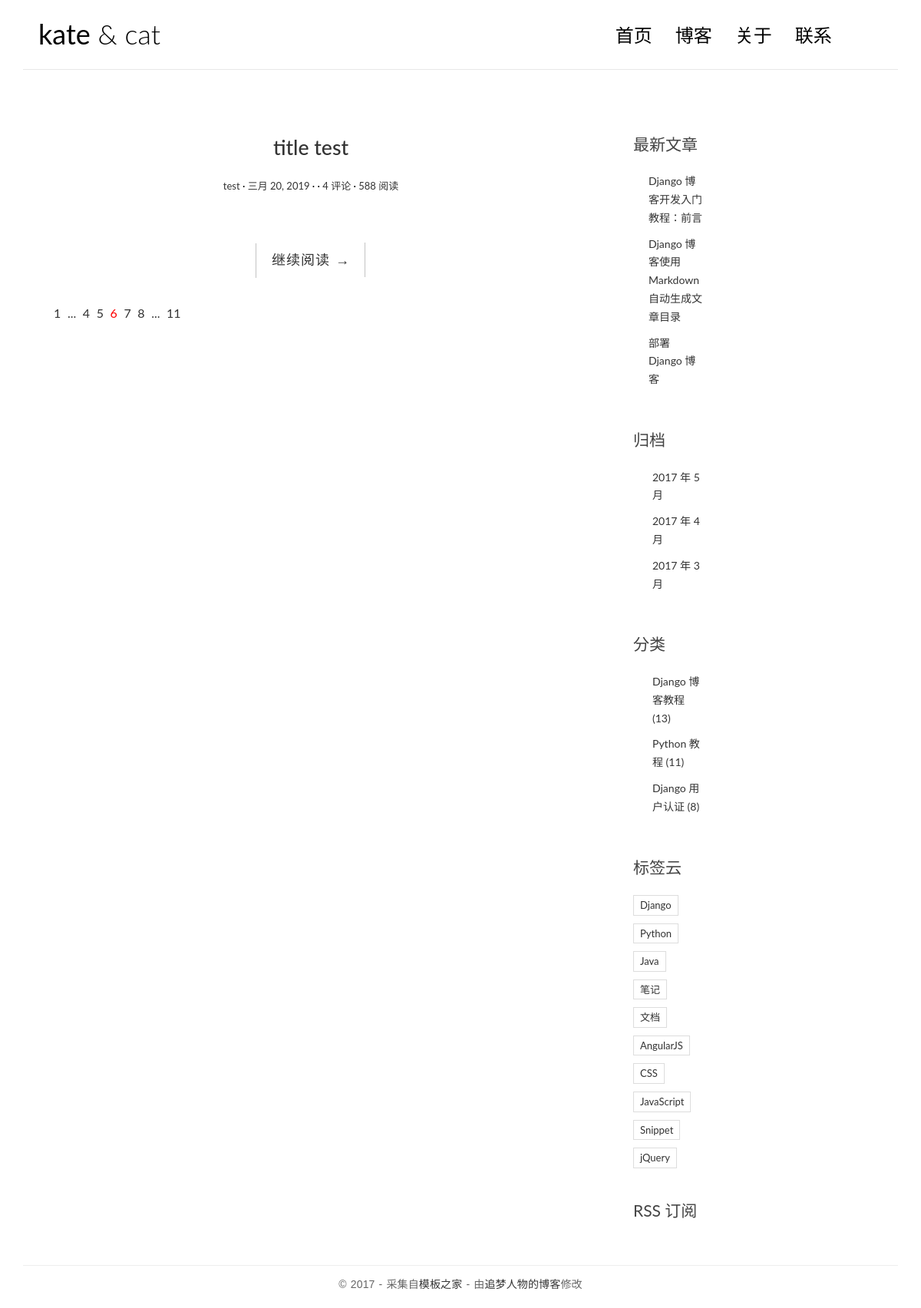
Before: / with the older database file.
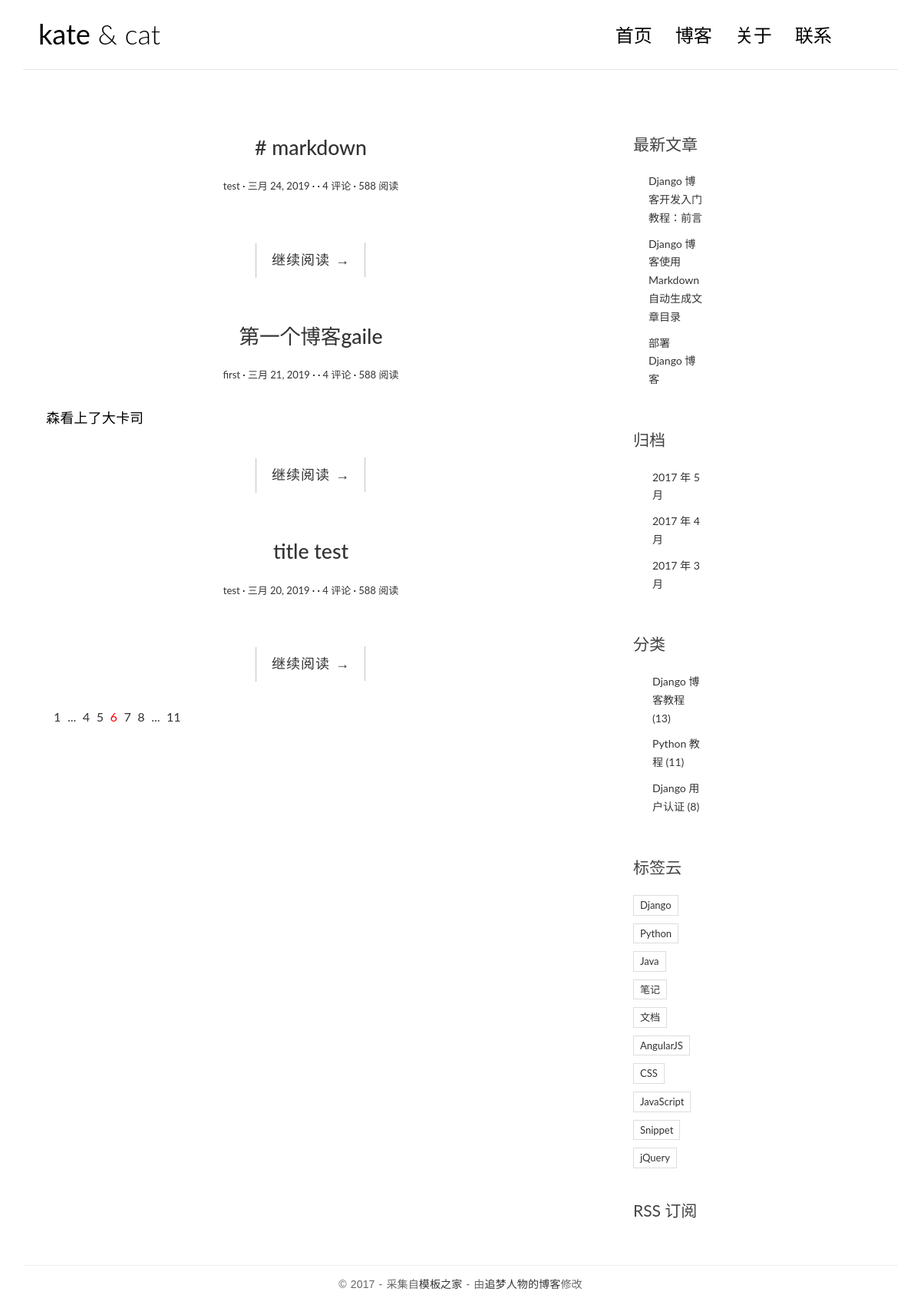
After: the same page with the newer database file.
### blog/models.py (models this page shows, shortened)
class Post(models.Model):
    title = models.CharField(max_length=70)
    body = models.TextField()
    created_time = models.DateField()
    modified_time = models.DateField()
    excerpt = models.TextField(max_length=200,blank=True)
    category = models.ForeignKey(Category)
    tag = models.ManyToManyField(Tag,blank=True)
    author = models.ForeignKey(User)
    def get_absolute_url(self):
        return  reverse('blog:detail',kwargs={'pk':self.pk})

@python_2_unicode_compatible
class Category(models.Model):
    name = models.CharField(max_length=100)

### blog/views.py (the view)
# urls.py: url(r'^$', views.index ,name = 'index'),
def index(request):
    post_list = Post.objects.all().order_by('-created_time')
    return render(request,'blog/index.html',context={'post_list':post_list})

### templates/blog/index.html (shortened to what this page needs)
{% extends 'base.html' %}
{% load staticfiles %}
{% block main %}
                {% for post in post_list %}
                <article class="post post-{{ post.pk }}">
                    <header class="entry-header">
                        <h1 class="entry-title">
                            <a href="{{ post.get_absolute_url }}">{{ post.title }}</a>
                        </h1>
                        <div class="entry-meta">
                            <span class="post-category"><a href="#">{{ post.category.name }}</a></span>
                            <span class="post-date"><a href="#"><time class="entry-date"
                                                                      datetime="{{ post.created_time }}">{{ post.created_time }}</time></a></span>
                            <span class="post-author"><a href="#">{{ post_author }}</a></span>
                            <span class="comments-link"><a href="#">4 评论</a></span>
                            <span class="views-count"><a href="#">588 阅读</a></span>
                        </div>
                    </header>
                    <div class="entry-content clearfix">
                        <p>{{ post.excerpt }}</p>
                        <div class="read-more cl-effect-14">
                            <a href="{{ post.get_absolute_url }}" class="more-link">继续阅读 <span class="meta-nav">→</span></a>
                        </div>
                    </div>
                </article>
                {% empty %}
                <div class="no-post">空空如也～</div>
                {% endfor %}
                <div class="pagination">
                    <ul>
                        <li><a href="">1</a></li>
                        <li><a href="">...</a></li>
                        <li><a href="">4</a></li>
                        <li><a href="">5</a></li>
                        <li class="current"><a href="">6</a></li>
                        <li><a href="">7</a></li>
                        <li><a href="">8</a></li>
                        <li><a href="">...</a></li>
                        <li><a href="">11</a></li>
                    </ul>
                </div>
{% endblock main %}
{% block toc %}
            <aside class="col-md-4">
                <div class="widget widget-recent-posts">
                    <h3 class="widget-title">最新文章</h3>
                    <ul>
                        <li>
                            <a href="#">Django 博客开发入门教程：前言</a>
                        </li>
                        <li>
                            <a href="#">Django 博客使用 Markdown 自动生成文章目录</a>
                        </li>
                        <li>
                            <a href="#">部署 Django 博客</a>
                        </li>
                    </ul>
                </div>
                <div class="widget widget-archives">
                    <h3 class="widget-title">归档</h3>
                    <ul>
                        <li>
                            <a href="#">2017 年 5 月</a>
                        </li>
                        <li>
                            <a href="#">2017 年 4 月</a>
                        </li>
                        <li>
                            <a href="#">2017 年 3 月</a>
                        </li>
                    </ul>
                </div>
                <div class="widget widget-category">
                    <h3 class="widget-title">分类</h3>
                    <ul>
                        <li>
                            <a href="#">Django 博客教程 <span class="post-count">(13)</span></a>
                        </li>
                        <li>
                            <a href="#">Python 教程 <span class="post-count">(11)</span></a>
                        </li>
                        <li>
                            <a href="#">Django 用户认证 <span class="post-count">(8)</span></a>
                        </li>
                    </ul>
                </div>
                <div class="widget widget-tag-cloud">
                    <h3 class="widget-title">标签云</h3>
                    <ul>
                        <li>
                            <a href="#">Django</a>
                        </li>
                        <li>
                            <a href="#">Python</a>
                        </li>
                        <li>
                            <a href="#">Java</a>
                        </li>
                        <li>
                            <a href="#">笔记</a>
                        </li>
                        <li>
                            <a href="#">文档</a>
                        </li>
                        <li>
                            <a href="#">AngularJS</a>
                        </li>
                        <li>
                            <a href="#">CSS</a>
                        </li>
                        <li>
                            <a href="#">JavaScript</a>
                        </li>
                        <li>
                            <a href="#">Snippet</a>
                        </li>
                        <li>
                            <a href="#">jQuery</a>
                        </li>
                    </ul>
                </div>
                <div class="rss">
                    <a href=""> RSS 订阅</a>
                </div>
            </aside>
{% endblock toc %}

### templates/base.html (shortened to what this page needs)
{% load staticfiles %}
<!DOCTYPE html>
<html>
<head>
    <link rel="stylesheet" href="http://code.ionicframework.com/ionicons/2.0.1/css/ionicons.min.css">
    <link rel="stylesheet" href="{% static 'blog/css/bootstrap.min.css' %}">
    <link rel="stylesheet" href="{% static 'blog/css/pace.css' %}">
    <link rel="stylesheet" href="{% static 'blog/css/custom.css' %}">
</head>
<body>
<div class="container">
    <header id="site-header">
        <div class="row">
            <div class="col-md-4 col-sm-5 col-xs-8">
                <div class="logo">
                    <h1><a href="index.html"><b>kate</b> &amp; cat</a></h1>
                </div>
            </div>
            <div class="col-md-8 col-sm-7 col-xs-4">
                <nav class="main-nav" role="navigation">
                    <div class="collapse navbar-collapse" id="bs-example-navbar-collapse-1">
                        <ul class="nav navbar-nav navbar-right">
                            <li class="cl-effect-11"><a href="index.html" data-hover="首页">首页</a></li>
                            <li class="cl-effect-11"><a href="full-width.html" data-hover="博客">博客</a></li>
                            <li class="cl-effect-11"><a href="about.html" data-hover="关于">关于</a></li>
                            <li class="cl-effect-11"><a href="contact.html" data-hover="联系">联系</a></li>
                        </ul>
                    </div>
                </nav>
            </div>
        </div>
    </header>
</div>
<div class="content-body">
    <div class="container">
        <div class="row">
            <main class="col-md-8">
                {% block main %}
                {% endblock main %}
            </main>
            <aside class="col-md-4">
                {% block toc %}
                {% endblock toc %}
            </aside>
        </div>
    </div>
</div>
<footer id="site-footer">
    <div class="container">
        <div class="row">
            <div class="col-md-12">
                <p class="copyright">&copy 2017 - 采集自<a href="http://www.cssmoban.com/"
                                                        target="_blank" title="模板之家">模板之家</a>
                    - 由<a href="http://zmrenwu.com/" title="网页模板" target="_blank">追梦人物的博客</a>修改
                </p>
            </div>
        </div>
    </div>
</footer>
</body>
</html>

### blog/static/blog/css/custom.css (style rules this page uses)
* { outline: none; }
h1, h2, h3, h4, h5, h6 { margin-top: 0; }
b { font-weight: 400; }
a { color: #333; }
body { color: #444; font-family: 'Lato', sans-serif; }
p { font-family: 'Ubuntu', sans-serif; font-weight: 400; word-spacing: 1px; letter-spacing: 0.01em; }
#site-header { background-color: #FFF; padding: 25px 20px; margin-bottom: 40px; border-bottom: 1px solid #e7e7e7; }
.logo h1 a { color: #000; }
.logo h1 { margin: 0; font-family: 'Lato', sans-serif; font-weight: 300; }
.main-nav { margin-top: 11px; max-width: 95%; }
.main-nav a { color: #000000 !important; padding: 0 0 5px 0 !important; margin-right: 30px; font-family: 'Lato', sans-serif; font-weight: 300; font-size: 24px; }
.cl-effect-11 a { padding: 10px 0; color: #0972b4; text-shadow: none; }
.cl-effect-11 a::before { position: absolute; top: 0; left: 0; overflow: hidden; padding: 0 0 5px 0 !important; max-width: 0; border-bottom: 1px solid #000; color: #000; content: attr(data-hover); white-space: nowrap; -webkit-transition: max-width 0.5s; -moz-transition: max-width 0.5s; transition: max-width 0.5s; }
.content-body { padding-bottom: 4em; }
.post { background: #fff; padding: 30px 30px 0; }
.entry-title { text-align: center; font-size: 1.9em; margin-bottom: 20px; line-height: 1.6; padding: 10px 20px 0; }
.entry-meta { text-align: center; color: #DDDDDD; font-size: 13px; margin-bottom: 30px; }
.entry-content { font-size: 18px; line-height: 1.9; font-weight: 300; color: #000; }
.post-category::after, .post-date::after, .post-author::after, .comments-link::after { content: ' ·'; color: #000; }
.read-more { font-family: 'Ubuntu', sans-serif; font-weight: 400; word-spacing: 1px; letter-spacing: 0.01em; text-align: center; margin-top: 20px; }
.cl-effect-14 a { padding: 0 20px; height: 45px; line-height: 45px; position: relative; display: inline-block; margin: 15px 25px; letter-spacing: 1px; font-weight: 400; text-shadow: 0 0 1px rgba(255, 255, 255, 0.3); }
.cl-effect-14 a::before, .cl-effect-14 a::after { position: absolute; width: 45px; height: 1px; background: #C3C3C3; content: ''; -webkit-transition: all 0.3s; -moz-transition: all 0.3s; transition: all 0.3s; pointer-events: none; }
.cl-effect-14 a::before { top: 0; left: 0; -webkit-transform: rotate(90deg); -moz-transform: rotate(90deg); transform: rotate(90deg); -webkit-transform-origin: 0 0; -moz-transform-origin: 0 0; transform-origin: 0 0; }
.cl-effect-14 a::after { right: 0; bottom: 0; -webkit-transform: rotate(90deg); -moz-transform: rotate(90deg); transform: rotate(90deg); -webkit-transform-origin: 100% 0; -moz-transform-origin: 100% 0; transform-origin: 100% 0; }
.widget { background: #fff; padding: 30px 0 0; }
.widget-title { font-size: 1.5em; margin-bottom: 20px; line-height: 1.6; padding: 10px 0 0; font-weight: 400; }
.widget-recent-posts ul { padding: 0; margin: 0; padding-left: 20px; }
.widget-recent-posts ul li { list-style-type: none; position: relative; line-height: 170%; margin-bottom: 10px; }
.widget-recent-posts ul li::before { content: '\f3d3'; font-family: "Ionicons"; position: absolute; left: -17px; top: 3px; font-size: 16px; color: #000; }
.widget-archives ul { padding: 0; margin: 0; padding-left: 25px; }
.widget-archives ul li { list-style-type: none; position: relative; line-height: 170%; margin-bottom: 10px; }
.widget-archives ul li::before { content: '\f3f3'; font-family: "Ionicons"; position: absolute; left: -25px; top: 1px; font-size: 16px; color: #000; }
.widget-category ul { padding: 0; margin: 0; padding-left: 25px; }
.widget-category ul li { list-style-type: none; position: relative; line-height: 170%; margin-bottom: 10px; }
.widget-category ul li::before { content: '\f3fe'; font-family: "Ionicons"; position: absolute; left: -25px; top: 1px; font-size: 18px; color: #000; }
.widget-tag-cloud ul { padding: 0; margin: 0; margin-right: -10px; }
.widget-tag-cloud ul li { list-style-type: none; font-size: 13px; display: inline-block; margin-right: 10px; margin-bottom: 10px; padding: 3px 8px; border: 1px solid #ddd; }
.rss { font-size: 21px; margin-top: 30px; }
.rss a { color: #444; }
#site-footer { padding-top: 10px; padding: 0 0 1.5em 0; }
.copyright { text-align: center; padding-top: 1em; margin: 0; border-top: 1px solid #eee; color: #666; }
.pagination ul { list-style: none; }
.pagination ul li { display: inline-block; font-size: 16px; margin-right: 5px; }
.current a { color: red; }

Changed rows visible on the page:
added Post: title "# markdown", category.name "test", created_time "三月 24, 2019"
added Post: title "第一个博客gaile", category.name "first", created_time "三月 21, 2019", excerpt "森看上了大卡司"
